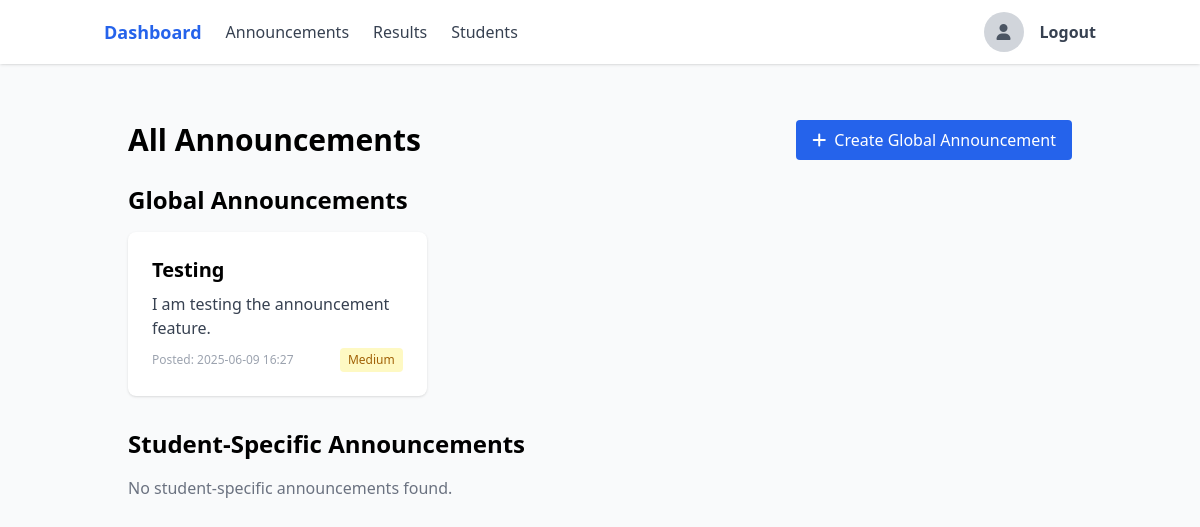
Before: /teacher/announcements/ (signed in) with the older database file.
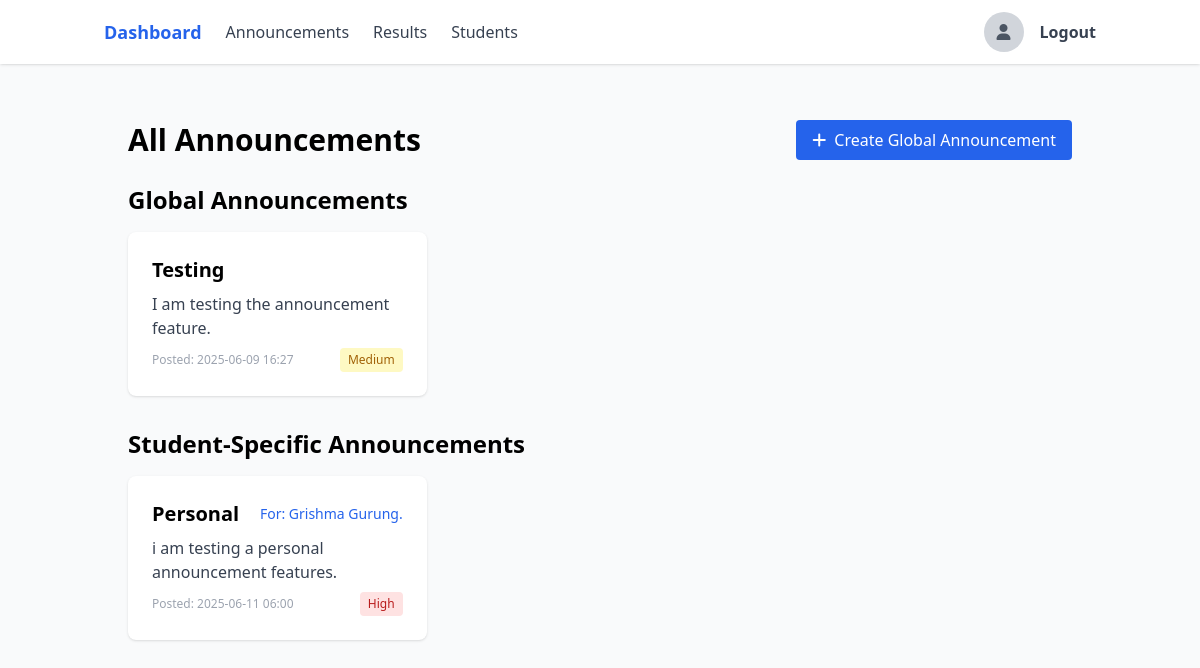
After: the same page with the newer database file.
### users/models.py (models this page shows, shortened)
class Announcement(models.Model):
    PRIORITY_CHOICES = [
        ('low', 'Low'),
        ('medium', 'Medium'),
        ('high', 'High'),
    ]
    title = models.CharField(max_length=200)
    content = models.TextField()
    created_by = models.ForeignKey(User, on_delete=models.CASCADE, related_name='announcements_created')
    created_at = models.DateTimeField(default=timezone.now)
    priority = models.CharField(max_length=10, choices=PRIORITY_CHOICES, default='medium')
    is_active = models.BooleanField(default=True)
    student = models.ForeignKey(User, on_delete=models.CASCADE, related_name='announcements', null=True, blank=True,
                              help_text='If set, this announcement is only visible to this specific student')
    class Meta:
        ordering = ['-created_at']

class User(AbstractBaseUser, PermissionsMixin):
    ROLE_CHOICES = [
        ('teacher', 'Teacher'),
        ('student', 'Student'),
        ('admin', 'Admin'),
    ]
    email = models.EmailField(unique=True)
    role = models.CharField(max_length=10, choices=ROLE_CHOICES)
    is_active = models.BooleanField(default=True)
    is_staff = models.BooleanField(default=False)
    profile_image = models.ImageField(upload_to=user_profile_image_path, null=True, blank=True)
    full_name = models.CharField(max_length=255, null=True, blank=True)
    bio = models.TextField(null=True, blank=True)
    USERNAME_FIELD = 'email'
    REQUIRED_FIELDS = ['role']
    objects = UserManager()
    @property
    def is_teacher(self):
        return self.role == 'teacher'
    def get_full_name(self):
        return self.full_name or self.email.split('@')[0]

### users/views.py (the view)
# urls.py: path('teacher/announcements/', views.teacher_announcements, name='teacher_announcements'),
@login_required
def teacher_announcements(request):
    if not request.user.is_teacher:
        return redirect('login')
    announcements = Announcement.objects.all().order_by('-created_at')
    return render(request, 'users/teacher_announcements.html', {
        'announcements': announcements,
        'global_announcements': announcements.filter(student=None),
        'student_specific_announcements': announcements.filter(student__isnull=False)
    })

### users/templates/users/teacher_announcements.html
{% extends 'users/base.html' %}
{% block content %}
<div class="container mx-auto p-6">
    <div class="flex justify-between items-center mb-6">
        <h1 class="text-3xl font-bold">All Announcements</h1>
        <a href="{% url 'teacher_create_announcement' %}" class="bg-blue-600 text-white px-4 py-2 rounded hover:bg-blue-700">
            <i class="fas fa-plus mr-2"></i>Create Global Announcement
        </a>
    </div>
    <div class="mb-8">
        <h2 class="text-2xl font-semibold mb-4">Global Announcements</h2>
        <div class="grid grid-cols-1 md:grid-cols-2 lg:grid-cols-3 gap-6">
            {% for announcement in global_announcements %}
            <div class="bg-white rounded-lg shadow p-6">
                <h3 class="text-xl font-semibold mb-2">{{ announcement.title }}</h3>
                <p class="text-gray-700 mb-2">{{ announcement.content|truncatewords:20 }}</p>
                <div class="flex items-center justify-between">
                    <span class="text-xs text-gray-400">Posted: {{ announcement.created_at|date:"Y-m-d H:i" }}</span>
                    {% if announcement.priority == 'high' %}
                        <span class="ml-2 text-xs px-2 py-1 rounded bg-red-100 text-red-700">{{ announcement.get_priority_display }}</span>
                    {% elif announcement.priority == 'medium' %}
                        <span class="ml-2 text-xs px-2 py-1 rounded bg-yellow-100 text-yellow-700">{{ announcement.get_priority_display }}</span>
                    {% else %}
                        <span class="ml-2 text-xs px-2 py-1 rounded bg-green-100 text-green-700">{{ announcement.get_priority_display }}</span>
                    {% endif %}
                </div>
            </div>
            {% empty %}
            <div class="col-span-full text-gray-500">No global announcements found.</div>
            {% endfor %}
        </div>
    </div>
    <div>
        <h2 class="text-2xl font-semibold mb-4">Student-Specific Announcements</h2>
        <div class="grid grid-cols-1 md:grid-cols-2 lg:grid-cols-3 gap-6">
            {% for announcement in student_specific_announcements %}
            <div class="bg-white rounded-lg shadow p-6">
                <div class="flex items-center justify-between mb-2">
                    <h3 class="text-xl font-semibold">{{ announcement.title }}</h3>
                    <span class="text-sm text-blue-600">For: {{ announcement.student.get_full_name }}</span>
                </div>
                <p class="text-gray-700 mb-2">{{ announcement.content|truncatewords:20 }}</p>
                <div class="flex items-center justify-between">
                    <span class="text-xs text-gray-400">Posted: {{ announcement.created_at|date:"Y-m-d H:i" }}</span>
                    {% if announcement.priority == 'high' %}
                        <span class="ml-2 text-xs px-2 py-1 rounded bg-red-100 text-red-700">{{ announcement.get_priority_display }}</span>
                    {% elif announcement.priority == 'medium' %}
                        <span class="ml-2 text-xs px-2 py-1 rounded bg-yellow-100 text-yellow-700">{{ announcement.get_priority_display }}</span>
                    {% else %}
                        <span class="ml-2 text-xs px-2 py-1 rounded bg-green-100 text-green-700">{{ announcement.get_priority_display }}</span>
                    {% endif %}
                </div>
            </div>
            {% empty %}
            <div class="col-span-full text-gray-500">No student-specific announcements found.</div>
            {% endfor %}
        </div>
    </div>
</div>
{% endblock %}

Changed rows visible on the page:
added Announcement: title "Personal", student.get_full_name "Grishma Gurung.", content "i am testing a personal announcement features.", created_at "2025-06-11 06:00", priority "High", shown under "Student-Specific Announcements"
Other visible differences:
text no longer shown: "No student-specific announcements found."
